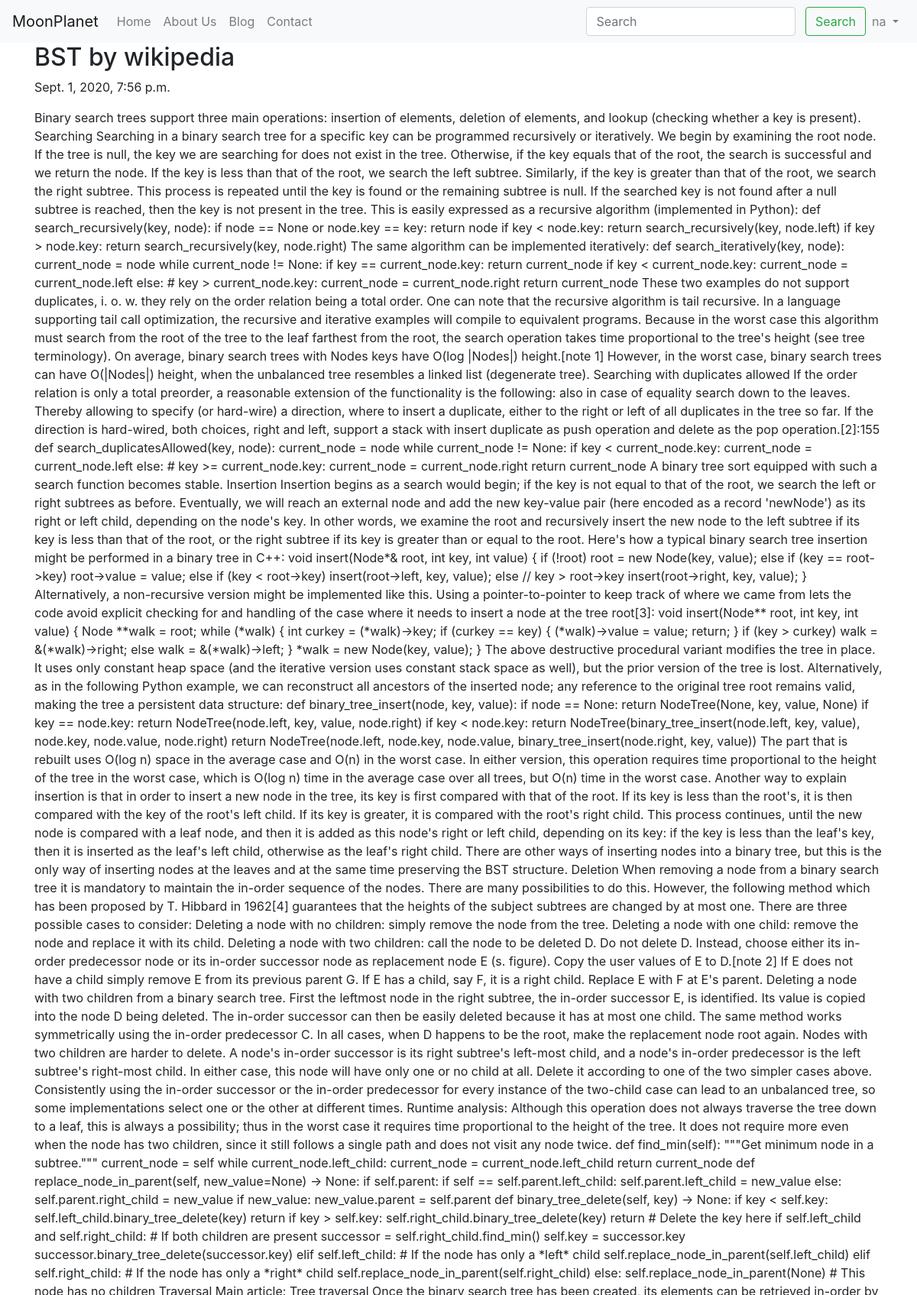
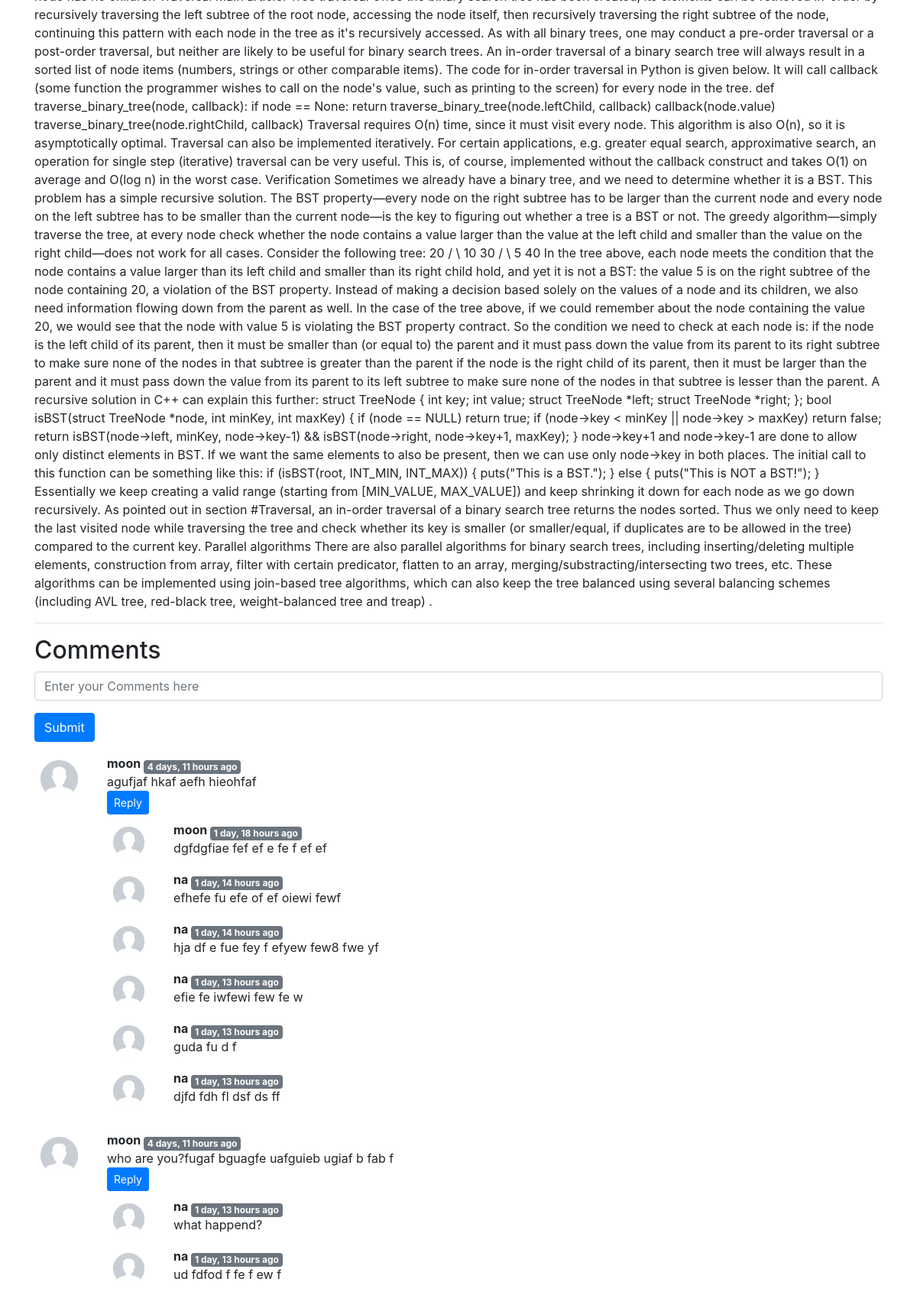
Screenshot of /blog/BST-wikipedia (signed in, upper part) with the database file from the repository (2 pictures, top to bottom).
### blog/models.py (models this page shows, shortened)
class Post(models.Model):
	sno=models.AutoField(primary_key=True)
	title=models.CharField(max_length=250,blank=False)
	content=models.TextField()
	author= models.CharField(max_length=50, blank=False)
	slug = models.CharField(max_length=250,blank=False)
	timeStamp=models.DateTimeField(auto_now=False, auto_now_add=True,blank=False)

class BlogComment(models.Model):
	sno = models.AutoField(primary_key=True)
	comment = models.TextField()
	user = models.ForeignKey(User , on_delete= models.CASCADE)
	post = models.ForeignKey(Post , on_delete= models.CASCADE)
	parent = models.ForeignKey('self' , on_delete= models.CASCADE , null=True)
	timestamp = models.DateTimeField(default = now)

### blog/views.py (the view)
# urls.py: path('<str:slug>',views.blogPost,name='blogPost'),
def blogPost(request, slug):
	post=Post.objects.filter(slug=slug).first()
	comments=BlogComment.objects.filter(post=post,parent=None)
	replies=BlogComment.objects.filter(post=post).exclude(parent=None)
	repdic={}
	for reply in replies:
		if reply.parent.sno not in repdic.keys():
			repdic[reply.parent.sno] = [reply]
		else:
			repdic[reply.parent.sno].append(reply)
	print(len(repdic))
	context={'mypost':post,'comments':comments,'user':request.user, 'replyDict':repdic}
	return render(request,'blog/blogPost.html',context)

### blog/templatetags/task.py (called while the page is built)
@register.filter(name="get_val")
def get_val(dict,key):
	return dict.get(key)

### templates/blog/blogPost.html (shortened to what this page needs)
{%extends 'base.html'%}
{%block body%}
{% load humanize %}
{% load task %}
<div class="container">
	<h2 class="blog-post-title">{{mypost.title}} by {{mypost.author}}</h2>
	<p class="blog-post-meta">{{mypost.timeStamp}}</p>
	<p>{{mypost.content|safe}}</p>
	<hr>
</div>
<div class="container">
	<h2>Comments</h2>
	{%if user.is_authenticated%}
	<form action="/blog/postComment" method="post">
	<div class="form-group">
	<input type="text" class="form-control" name="comment" placeholder="Enter your Comments here">
	</div>
	<button type="submit" class="btn btn-primary">Submit</button>
	</form>
	{%else%}
	<h3>Please Login inorder to comment here</h3>
	{%endif%}
	{% for cmnt in comments %}
	<div class="row my-3">
		<div class="col-md-1">
			<img class="rounded mx-auto d-block w-100 p-2" src="/static/img/avatar.jpg" alt="user">
		</div>
		<div class="col-md-11"><b>{{cmnt.user.username}} </b> <sub class="badge badge-secondary"> {{cmnt.timestamp | naturaltime}}</sub>
			<div>{{cmnt.comment}}</div>
			<div class="reply mx-0">
				<button class="btn btn-sm btn-primary" type="button" data-toggle="collapse" data-target="#replyBox{{cmnt.sno}}"  aria-expanded="false" aria-controls="replyBox{{cmnt.sno}}">Reply</button>
				<div class="replies my-2">
					{% for reply in replyDict|get_val:cmnt.sno %}
					<div class="row my-2">
						<div class="col-md-1">
							<img class="rounded mx-auto d-block w-100 p-2" src="/static/img/avatar.jpg" alt="user">
						</div>
						<div class="col-md-11"><b>{{reply.user.username}} </b> <sub class="badge badge-secondary"> {{reply.timestamp | naturaltime}}</sub>
							<div>{{reply.comment}}</div>
						</div>
						<br>
					</div>
					{% endfor %}
				</div>
			</div>
		</div>
	</div>
	{% endfor %}
</div>
{%endblock%}

### templates/base.html (shortened to what this page needs)
<!doctype html>
<html lang="en">
  <head>
    <link rel="stylesheet" href="https://stackpath.bootstrapcdn.com/bootstrap/4.5.2/css/bootstrap.min.css">
  </head>
  <body>
    <nav class="navbar navbar-expand-lg navbar-light bg-light">
  <a class="navbar-brand" href="/">MoonPlanet</a>
  <div class="collapse navbar-collapse" id="navbarSupportedContent">
    <ul class="navbar-nav mr-auto">
      <li class="nav-item {%block homeactive%}{%endblock homeactive%}">
        <a class="nav-link" href="/">Home <span class="sr-only">(current)</span></a>
      </li>
      <li class="nav-item {%block aboutactive%}{%endblock aboutactive%}">
        <a class="nav-link" href="/about">About Us</a>
      </li>
	<li class="nav-item {%block blogactive%}{%endblock blogactive%}">
        <a class="nav-link" href="/blog">Blog</a>
      </li>
      <li class="nav-item {%block contactactive%}{%endblock contactactive%}">
        <a class="nav-link" href="/contact">Contact</a>
      </li>
    </ul>
<div class="ml-auto form-inline">
    <form method="get" action="/search" class="my-2 my-lg-0">
      <input class="form-control mr-sm-2" type="search" placeholder="Search" aria-label="Search" name="query" id="querys">
      <button class="btn btn-outline-success my-2 my-sm-0" type="submit">Search</button>
    </form>
{% if user.is_authenticated %}
<ul class="navbar-nav">
<li class="nav-item dropdown">
        <a class="nav-link dropdown-toggle" href="#" id="navbarDropdown" role="button" data-toggle="dropdown" aria-haspopup="true" aria-expanded="false">
          {{request.user}}
        </a>
      </li>
</ul>
{% endif %}
  </div>
</div>
</nav>
{% block body %} {% endblock %}
  </body>
</html>

### rows the page displays
Post: title "BST", author "wikipedia", timeStamp "Sept. 1, 2020, 7:56 p.m.", content "Binary search trees support three main operations: insertion of elements, deletion of elements, and lookup (checking whether a key is present). Searching Searching in a binary search tree for a specific key can be programmed recursively or iteratively. We begin by examining the root node. If the tree is null, the key we are searching for does not exist in the tree. Otherwise, if the key equals that of the root, the search is successful and we return the node. If the key is less than that of the root, we search the left subtree. Similarly, if the key is greater than that of the root, we search the right subtree. This process is repeated until the key is found or the remaining subtree is…"
BlogComment: user.username "moon", timestamp "4 days, 11 hours ago", comment "agufjaf hkaf aefh hieohfaf"
BlogComment: user.username "moon", timestamp "1 day, 18 hours ago", comment "dgfdgfiae fef ef e fe f ef ef"
BlogComment: user.username "na", timestamp "1 day, 14 hours ago", comment "efhefe fu efe of ef oiewi fewf"
BlogComment: user.username "na", timestamp "1 day, 14 hours ago", comment "hja df e fue fey f efyew few8 fwe yf"
BlogComment: user.username "na", timestamp "1 day, 13 hours ago", comment "efie fe iwfewi few fe w"
BlogComment: user.username "na", timestamp "1 day, 13 hours ago", comment "guda fu d f"
BlogComment: user.username "na", timestamp "1 day, 13 hours ago", comment "djfd fdh fl dsf ds ff"
BlogComment: user.username "moon", timestamp "4 days, 11 hours ago", comment "who are you?fugaf bguagfe uafguieb ugiaf b fab f"
BlogComment: user.username "na", timestamp "1 day, 13 hours ago", comment "what happend?"
BlogComment: user.username "na", timestamp "1 day, 13 hours ago", comment "ud fdfod f fe f ew f"

### other values shown
{{ request.user }} "na"
